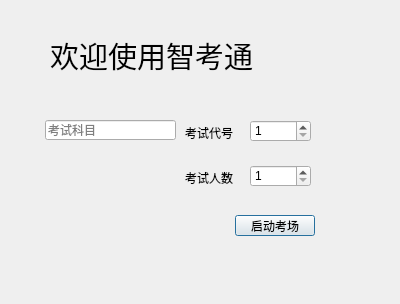
<?xml version="1.0" encoding="UTF-8"?>
<ui version="4.0">
 <class>LoginDialog</class>
 <widget class="QDialog" name="LoginDialog">
  <property name="geometry">
   <rect>
    <x>0</x>
    <y>0</y>
    <width>400</width>
    <height>304</height>
   </rect>
  </property>
  <property name="windowTitle">
   <string>海市智考</string>
  </property>
  <widget class="QLabel" name="label">
   <property name="geometry">
    <rect>
     <x>50</x>
     <y>15</y>
     <width>296</width>
     <height>81</height>
    </rect>
   </property>
   <property name="font">
    <font>
     <pointsize>22</pointsize>
    </font>
   </property>
   <property name="text">
    <string>欢迎使用智考通</string>
   </property>
  </widget>
  <widget class="QLineEdit" name="lineEdit_subject">
   <property name="geometry">
    <rect>
     <x>45</x>
     <y>120</y>
     <width>131</width>
     <height>20</height>
    </rect>
   </property>
   <property name="placeholderText">
    <string>考试科目</string>
   </property>
  </widget>
  <widget class="QSpinBox" name="spinBox_id">
   <property name="geometry">
    <rect>
     <x>250</x>
     <y>120</y>
     <width>61</width>
     <height>22</height>
    </rect>
   </property>
   <property name="minimum">
    <number>1</number>
   </property>
   <property name="maximum">
    <number>99999</number>
   </property>
  </widget>
  <widget class="QLabel" name="label_2">
   <property name="geometry">
    <rect>
     <x>185</x>
     <y>125</y>
     <width>61</width>
     <height>16</height>
    </rect>
   </property>
   <property name="text">
    <string>考试代号</string>
   </property>
  </widget>
  <widget class="QSpinBox" name="spinBox_num">
   <property name="geometry">
    <rect>
     <x>250</x>
     <y>165</y>
     <width>61</width>
     <height>22</height>
    </rect>
   </property>
   <property name="minimum">
    <number>1</number>
   </property>
   <property name="maximum">
    <number>199</number>
   </property>
  </widget>
  <widget class="QLabel" name="label_3">
   <property name="geometry">
    <rect>
     <x>185</x>
     <y>170</y>
     <width>61</width>
     <height>16</height>
    </rect>
   </property>
   <property name="text">
    <string>考试人数</string>
   </property>
  </widget>
  <widget class="QPushButton" name="pushButton_start">
   <property name="geometry">
    <rect>
     <x>235</x>
     <y>215</y>
     <width>80</width>
     <height>21</height>
    </rect>
   </property>
   <property name="text">
    <string>启动考场</string>
   </property>
  </widget>
 </widget>
 <resources/>
 <connections/>
</ui>
